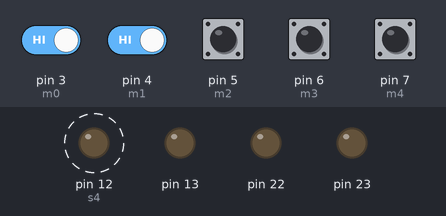
The sketch below on a simulated Arduino Uno, built with avr-gcc and run on an emulated ATmega328P. Parts: output pins drawn as LEDs (lit = HIGH). Dashed ring = blinking. Inputs (shaded band) come from the test bench; at power-on: pin 3 (m0), pin 4 (m1), pin 5 (m2), pin 6 (m3), pin 7 (m4) HIGH. MIDI output is not drawn; pins used as bus, display or sensor lines are not drawn.

Above: at 1.2 s.
1.3 s: pin 3 (m0) driven LOW and pin 4 (m1) driven LOW
Timing chart, 0 to 13.3 s (numbered marks = the images above; inputs shaded):
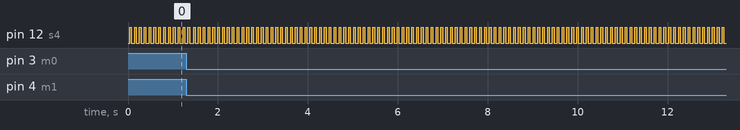

The sketch:

domeMusic.ino
```cpp
// domeMusic - Five people play the dome simultaneously with 5 MIDI outputs. The dome is split into 5 colors for each player, and a triangle turns white when played.
// Last updated by Jon Bumstead on 7 January 2017

#include <MIDI.h> // include MIDI library

#define numLeds 120 //24 Number of LEDs
#define numIR 24 //24 Number of IR per Triangle
#define numTri 5 // Number of rows per Triangle

// OUTPUTS //
int clockPin = A1; // clock pin for LED strip
int dataPin = A0; // data pin for LED strip
int s0 = 8; // MUX control 0 - PORTbD
int s1 = 9; // MUX control 1 - PORTb
int s2 = 10; // MUX control 2 - PORTb
int s3 = 11; // MUX control 3 - PORTb
int s4 = 12; // MUX control 4 - PORTb

// INPUTS //
int m0 = 3;  // MUX input 0
int m1 = 4;  // MUX input 0
int m2 = 5;  // MUX input 0
int m3 = 6;  // MUX input 0
int m4 = 7;  // MUX input 0

// VARIABLES //
int red[numLeds];     // Initialize array with vallues for LED strip
int green[numLeds];   // Initialize array with vallues for LED strip
int blue[numLeds];    // Initialize array with vallues for LED strip
int midArr[numTri];   // Store whether or not a note has been pressed by one of the players
int irInd[numTri];    // Index of note be played by each player - five players.
// int noteInd[numTri];  // There are five players, and each player can have a different set of notes that her part of the dome plays. If all players' play the same notes, comment noteInd out.


int arr0r; // digital read from MUX0
int arr1r; // digital read from MUX1
int arr2r; // digital read from MUX2
int arr3r; // digital read from MUX3
int arr4r; // digital read from MUX4
int vH0[numIR]; // keep track of whether or not an IR sensor was hit last cycle on MUX 0
int vH1[numIR]; // keep track of whether or not an IR sensor was hit last cycle on MUX 1
int vH2[numIR]; // keep track of whether or not an IR sensor was hit last cycle on MUX 2
int vH3[numIR]; // keep track of whether or not an IR sensor was hit last cycle on MUX 3
int vH4[numIR]; // keep track of whether or not an IR sensor was hit last cycle on MUX 4

// CONSTANTS //
int ledAssignRed [5][2] =   {{255, 102}, {255, 0},  {255, 255},  {255, 200},   {255, 200}};
int ledAssignGreen [5][2] = {{255, 200}, {255, 102}, {255, 80}, {255, 0},  {255, 0}};
int ledAssignBlue [5][2] =   {{255, 0},   {255, 204},  {255, 0},   {255, 0},  {255, 204}};
int notes[numIR]={60, 61, 62, 63, 64, 65, 66, 67,    68, 69, 70, 71, 72, 73, 74, 75, 76, 77, 78, 79, 80, 81, 82, 83};
// int notes[numIr][numTri] = {{60, 64, 67, 72},  {61, 65, 68, 73},  {62, 66, 69, 74},  {63, 67, 70, 75},  {64, 68, 71, 76},  {65, 69, 72, 77},  {66, 70, 73, 78},   {67, 71, 74, 79},          {68, 72, 75, 80},  {69, 73, 76, 81},  {70, 74, 77, 82},  {71, 75, 78, 83},  {72, 76, 79, 84},  {73, 77, 80, 85},  {74, 78, 81, 86}, {75, 79, 82, 87},          {76, 80, 83, 88},  {77, 81, 84, 89},  {78, 82, 85, 90},  {79, 83, 86, 91},  {80, 84, 87, 92},  {81, 85, 88, 93},  {82, 86, 89, 94},   {83, 87, 90, 95}};
int pauseMidi = 4000;

MIDI_CREATE_DEFAULT_INSTANCE();

void setup() {
  // put your setup code here, to run once:

  DDRB = B11111111; // sets Arduino pins 8 to 13 as inputs
  //DDRD = DDRD | B11111100; // sets Arduino pins 2 to 7 as output without changing the value of pins 0 & 1, which are RX & TX
  //DDRD = DDRD | B00000000; // sets Arduino pins 2 to 7 as input without changing the value of pins 0 & 1, which are RX & TX

  MIDI.begin(MIDI_CHANNEL_OFF);

  pinMode(clockPin, OUTPUT);
  pinMode(dataPin, OUTPUT);
  pinMode(s0, OUTPUT);
  pinMode(s1, OUTPUT);
  pinMode(s2, OUTPUT);
  pinMode(s3, OUTPUT);
  pinMode(s4, OUTPUT);

  pinMode(m0, INPUT);
  pinMode(m1, INPUT);
  pinMode(m2, INPUT);
  pinMode(m3, INPUT);
  pinMode(m4, INPUT);

  memset(red, 255, numLeds);
  memset(green, 80, numLeds);
  memset(blue, 0, numLeds);
  memset(midArr, 0, numTri);

  for (int i = 0; i < numIR; i++)
  {

    vH0[i]=0;
    vH1[i]=0;
    vH2[i]=0;
    vH3[i]=0;
    vH4[i]=0;

    //    red[i]=rOff[i];
    //    green[i]=gOff[i];
    //    blue[i]=bOff[i];

  }

  updatestring(dataPin);


}

void loop() {
  // put your main code here, to run repeatedly:
  PORTB = B00000000; // SET control pins for mux low

  for (int i = 0; i < numIR; i++) {

    // Digital read output of MUX0 - MUX4 for IR sensor i
    // If IR sensor is LO, the triangle is being touched by player.
    arr0r = digitalRead(m0);
    arr1r = digitalRead(m1);
    arr2r = digitalRead(m2);
    arr3r = digitalRead(m3);
    arr4r = digitalRead(m4);

    // Assign color for LED strip. If read is HIGH, triangle is colored base color. If it is LO (triangle touched), then triangle is colored white
    red[i] = ledAssignRed[0][arr0r];
    green[i] = ledAssignGreen[0][arr0r];
    blue[i] = ledAssignBlue[0][arr0r];

    red[i + 24] = ledAssignRed[1][arr1r];
    green[i + 24] = ledAssignGreen[1][arr1r];
    blue[i + 24] = ledAssignBlue[1][arr1r];

    red[i + 48] = ledAssignRed[2][arr2r];
    green[i + 48] = ledAssignGreen[2][arr2r];
    blue[i + 48] = ledAssignBlue[2][arr2r];

    red[i + 72] = ledAssignRed[3][arr3r];
    green[i + 72] = ledAssignGreen[3][arr3r];
    blue[i + 72] = ledAssignBlue[3][arr3r];

    red[i + 96] = ledAssignRed[4][arr4r];
    green[i + 96] = ledAssignGreen[4][arr4r];
    blue[i + 96] = ledAssignBlue[4][arr4r];


    // TRIANGLE 0 ///////////////////////////////////
    if ((arr0r == 0) && (vH0[i]==0)) // Sensor is blocked and player 1 did not have her hand on triangle last cycle
    {
      midArr[0] = 1; // Player 0 has hit a note, set HI so that there is MIDI output for player 0
      //noteInd[0] = 0;
      irInd[0] = i;   // Note to play for Player 0
      vH0[i]=1; // Player 0 has her hand on Triangle i. Set vH0 high so that note won't continue to play if Player 0 leaves hand on triangle i
    }
    else if (arr0r == 1)
    {
      vH0[i]=0; // Player 0 does not have her hand on Triangle i.
    }
    ///////////////////////////////////////////////////////


    // TRIANGLE 1 ///////////////////////////////////
    if ((arr1r == 0) && (vH1[i]==0))
    {
      midArr[1] = 1; // Player 1 has hit a note, set HI so that there is MIDI output for player 1
      //noteInd[1] = 0;
      irInd[1] = i;   // Note to play for Player 1
      vH1[i]=1; // Player 1 has her hand on Triangle i. Set vH0 high so that note won't continue to play if Player 1 leaves hand on triangle i
    }
    else if (arr1r == 1)
    {
      vH1[i]=0; // Player 1 does not have her hand on Triangle i.
    }
    ///////////////////////////////////////////////////////


    // TRIANGLE 2 ///////////////////////////////////
    if ((arr2r == 0) && (vH2[i]==0))
    {
      midArr[2] = 1; // Player 2 has hit a note, set HI so that there is MIDI output for player 2
      //noteInd[2] = 0;
      irInd[2] = i;   // Note to play for Player 2
      vH2[i]=1; // Player 2 has her hand on Triangle i. Set vH0 high so that note won't continue to play if Player 2 leaves hand on triangle i
    }
    else if (arr2r == 1)
    {
      vH2[i]=0; // Player 2 does not have her hand on Triangle i.
    }
    ///////////////////////////////////////////////////////


    // TRIANGLE 3 ///////////////////////////////////
    if ((arr3r == 0) && (vH3[i]==0))
    {
      midArr[3] = 1; // Player 3 has hit a note, set HI so that there is MIDI output for player 3
      //noteInd[3] = 0;
      irInd[3] = i;   // Note to play for Player 3
      vH3[i]=1; // Player 3 has her hand on Triangle i. Set vH0 high so that note won't continue to play if Player 3 leaves hand on triangle i
    }
    else if (arr3r == 1)
    {
      vH3[i]=0; // Player 3 does not have her hand on Triangle i.
    }
    ///////////////////////////////////////////////////////


    // TRIANGLE 4 ///////////////////////////////////
    if ((arr4r == 0) && (vH4[i]==0))
    {
      midArr[4] = 1; // Player 4 has hit a note, set HI so that there is MIDI output for player 4
      //noteInd[4] = 0;
      irInd[4] = i;   // Note to play for Player 4
      vH4[i]=1; // Player 4 has her hand on Triangle i. Set vH0 high so that note won't continue to play if Player 4 leaves hand on triangle i
    }
    else if (arr4r == 1)
    {
      vH4[i]=0; // Player 4 does not have her hand on Triangle i.
    }
    ///////////////////////////////////////////////////////


    PORTB ++; // increment MUX for next IR sensor

  }
  updatestring(dataPin);
  delay(70);
}

////////////////////////////////////
void updatestring(int ledS)
{

  for (int i = 0; i < numLeds; i++) // Shift output for LED strip
  {
    shiftOut(ledS, clockPin, MSBFIRST, red[i]);
    shiftOut(ledS, clockPin, MSBFIRST, green[i]);
    shiftOut(ledS, clockPin, MSBFIRST, blue[i]);
  }

  PORTB = B00000000; // SET control pins for mux low
  if (midArr[0] == 1) // Player 0 MIDI output
  {
    MIDI.sendNoteOn(notes[irInd[0]], 127, 1);
    delayMicroseconds(pauseMidi);
    MIDI.sendNoteOff(notes[irInd[0]], 127, 1);
    delayMicroseconds(pauseMidi);
  }

  PORTB ++; // increment MUX
  if (midArr[1] == 1) // Player 1 MIDI output
  {
    MIDI.sendNoteOn(notes[irInd[1]], 127, 1);
    delayMicroseconds(pauseMidi);
    MIDI.sendNoteOff(notes[irInd[1]], 127, 1);
    delayMicroseconds(pauseMidi);
  }

  PORTB ++; // increment MUX
  if (midArr[2] == 1) // Player 2 MIDI output
  {
    MIDI.sendNoteOn(notes[irInd[2]], 127, 1);
    delayMicroseconds(pauseMidi);
    MIDI.sendNoteOff(notes[irInd[2]], 127, 1);
    delayMicroseconds(pauseMidi);
  }

  PORTB ++; // increment MUX
  if (midArr[3] == 1) // Player 3 MIDI output
  {
    MIDI.sendNoteOn(notes[irInd[3]], 127, 1);
    delayMicroseconds(pauseMidi);
    MIDI.sendNoteOff(notes[irInd[3]], 127, 1);
    delayMicroseconds(pauseMidi);
  }

  PORTB ++; // increment MUX
  if (midArr[4] == 1) // Player 4 MIDI output
  {
    MIDI.sendNoteOn(notes[irInd[4]], 127, 1);
    delayMicroseconds(pauseMidi);
    MIDI.sendNoteOff(notes[irInd[4]], 127, 1);
    delayMicroseconds(pauseMidi);
  }

  midArr[0] = 0;
  midArr[1] = 0;
  midArr[2] = 0;
  midArr[3] = 0;
  midArr[4] = 0;

}
//////////////////////////////////
```

Measured:
- by itself, pin 12 (s4): alternates HIGH for 0.04 s and LOW for 0.07 s
